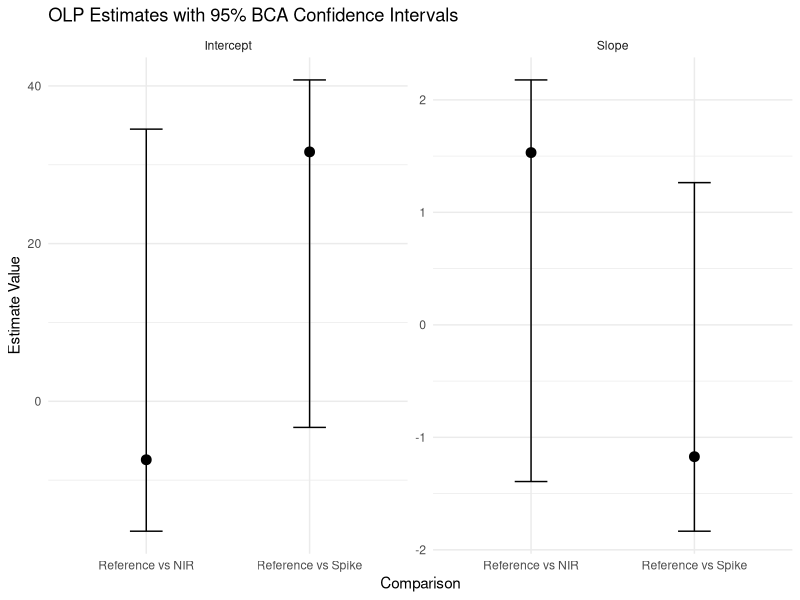
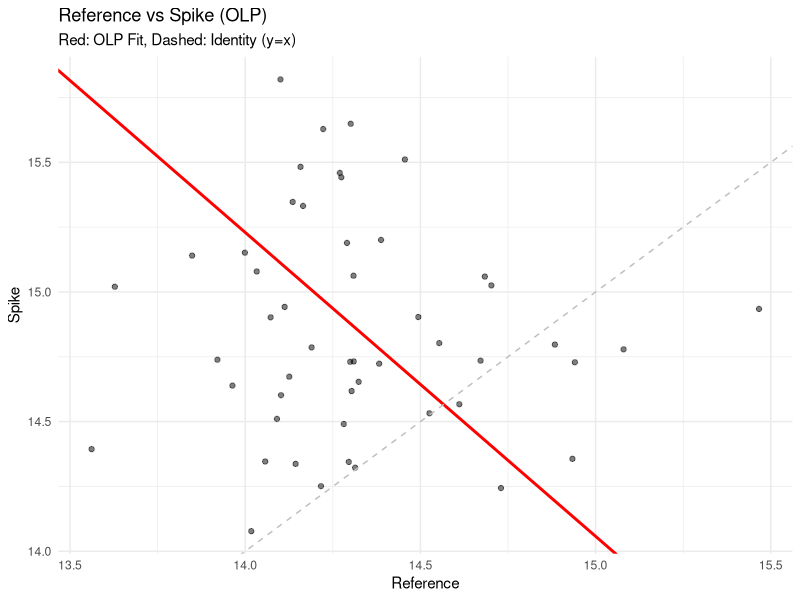
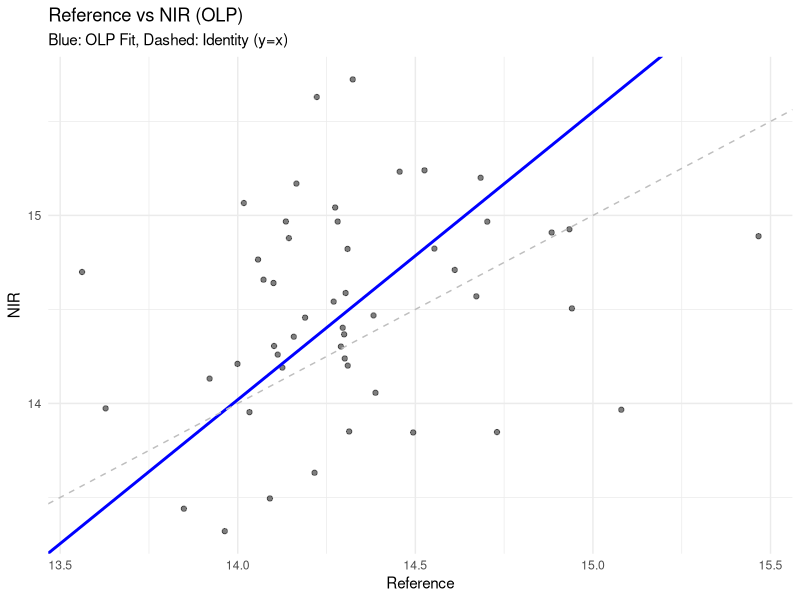

The R source for these figures, in order:
## ---- chunk 1
#| label: setup
#| include: false
library(tidyverse)
library(boot)
library(knitr)
library(kableExtra)

options(dplyr.summarise.inform = FALSE)
## ---- chunk 2
#| label: load_data
data <- read_csv("wood-mc.csv")
head(data)
## ---- chunk 3
#| label: olp_func
olp_regression <- function(data, indices, formula) {
  d <- data[indices, ]
  
  # getting x and y
  vars <- all.vars(formula)
  y_name <- vars[1]
  x_name <- vars[2]
  
  x <- d[[x_name]]
  y <- d[[y_name]]
  
  # statistics
  sx <- sd(x)
  sy <- sd(y)
  r <- cor(x, y)
  
  # OLP Slope
  slope <- sign(r) * (sy / sx)
  
  # OLP Intercept
  intercept <- mean(y) - slope * mean(x)
  
  return(c(intercept, slope))
}
## ---- chunk 4
#| label: boot_spike
set.seed(123)
boot_spike <- boot(
  data = data,
  statistic = olp_regression,
  R = 2000,
  formula = Spike ~ Reference
)

# Confidence Intervals
ci_spike_int <- boot.ci(boot_spike, type = "bca", index = 1)
ci_spike_slope <- boot.ci(boot_spike, type = "bca", index = 2)

boot_spike
## ---- chunk 5
#| label: boot_nir
set.seed(123)
boot_nir <- boot(
  data = data,
  statistic = olp_regression,
  R = 2000,
  formula = NIR ~ Reference
)

# Confidence Intervals
ci_nir_int <- boot.ci(boot_nir, type = "bca", index = 1)
ci_nir_slope <- boot.ci(boot_nir, type = "bca", index = 2)

boot_nir
## ---- chunk 6
#| label: results_table

results <- tibble(
  Comparison = c("Reference vs Spike", "Reference vs NIR"),
  Intercept_Est = c(boot_spike$t0[1], boot_nir$t0[1]),
  Intercept_Lower = c(ci_spike_int$bca[4], ci_nir_int$bca[4]),
  Intercept_Upper = c(ci_spike_int$bca[5], ci_nir_int$bca[5]),
  Slope_Est = c(boot_spike$t0[2], boot_nir$t0[2]),
  Slope_Lower = c(ci_spike_slope$bca[4], ci_nir_slope$bca[4]),
  Slope_Upper = c(ci_spike_slope$bca[5], ci_nir_slope$bca[5])
)

results %>%
  kable(digits = 4, caption = "OLP Regression Coefficients (Intercept and Slope) with Bootstrap BCA 95% Confidence Intervals") %>%
  kable_styling()
## ---- chunk 7
#| label: vis_estimates

plot_data <- results %>%
  pivot_longer(
    cols = c(Intercept_Est, Slope_Est),
    names_to = "Parameter_Type",
    values_to = "Estimate"
  ) %>%
  mutate(
    Parameter = if_else(str_detect(Parameter_Type, "Intercept"), "Intercept", "Slope"),
    Lower = if_else(Parameter == "Intercept", Intercept_Lower, Slope_Lower),
    Upper = if_else(Parameter == "Intercept", Intercept_Upper, Slope_Upper)
  )

ggplot(plot_data, aes(x = Comparison, y = Estimate)) +
  geom_point(size = 3) +
  geom_errorbar(aes(ymin = Lower, ymax = Upper), width = 0.2) +
  facet_wrap(~Parameter, scales = "free") +
  theme_minimal() +
  labs(title = "OLP Estimates with 95% BCA Confidence Intervals",
       y = "Estimate Value")

## ---- chunk 8
#| label: vis_lines

# We can't use geom_smooth(method='lm') naturally for OLP, so we use abline logic manually or augment data

# Reference vs Spike
p1 <- ggplot(data, aes(x = Reference, y = Spike)) +
  geom_point(alpha = 0.5) +
  geom_abline(intercept = boot_spike$t0[1], slope = boot_spike$t0[2], color = "red", size = 1) +
  geom_abline(intercept = 0, slope = 1, linetype = "dashed", color = "gray") + # Identity line
  labs(title = "Reference vs Spike (OLP)", subtitle = "Red: OLP Fit, Dashed: Identity (y=x)") +
  theme_minimal()

# Reference vs NIR
p2 <- ggplot(data, aes(x = Reference, y = NIR)) +
  geom_point(alpha = 0.5) +
  geom_abline(intercept = boot_nir$t0[1], slope = boot_nir$t0[2], color = "blue", size = 1) +
  geom_abline(intercept = 0, slope = 1, linetype = "dashed", color = "gray") + # Identity line
  labs(title = "Reference vs NIR (OLP)", subtitle = "Blue: OLP Fit, Dashed: Identity (y=x)") +
  theme_minimal()

p1
p2
